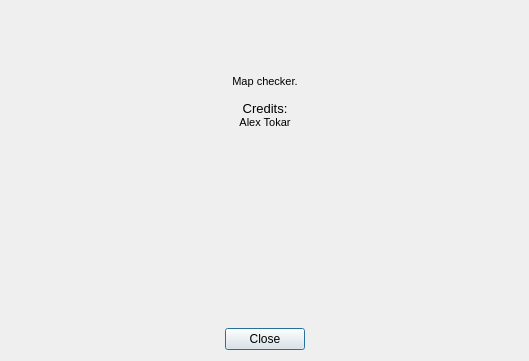
<?xml version="1.0" encoding="UTF-8"?>
<ui version="4.0">
 <class>DialogAbout</class>
 <widget class="QDialog" name="DialogAbout">
  <property name="geometry">
   <rect>
    <x>0</x>
    <y>0</y>
    <width>529</width>
    <height>361</height>
   </rect>
  </property>
  <property name="windowTitle">
   <string>About</string>
  </property>
  <property name="modal">
   <bool>true</bool>
  </property>
  <layout class="QGridLayout" name="gridLayout">
   <item row="0" column="0">
    <layout class="QGridLayout" name="gridLayout_4">
     <item row="0" column="2">
      <spacer name="verticalSpacer_3">
       <property name="orientation">
        <enum>Qt::Vertical</enum>
       </property>
       <property name="sizeHint" stdset="0">
        <size>
         <width>20</width>
         <height>40</height>
        </size>
       </property>
      </spacer>
     </item>
     <item row="1" column="0">
      <spacer name="horizontalSpacer_6">
       <property name="orientation">
        <enum>Qt::Horizontal</enum>
       </property>
       <property name="sizeHint" stdset="0">
        <size>
         <width>40</width>
         <height>20</height>
        </size>
       </property>
      </spacer>
     </item>
     <item row="3" column="2">
      <spacer name="verticalSpacer_4">
       <property name="orientation">
        <enum>Qt::Vertical</enum>
       </property>
       <property name="sizeHint" stdset="0">
        <size>
         <width>20</width>
         <height>40</height>
        </size>
       </property>
      </spacer>
     </item>
     <item row="1" column="3">
      <spacer name="horizontalSpacer_5">
       <property name="orientation">
        <enum>Qt::Horizontal</enum>
       </property>
       <property name="sizeHint" stdset="0">
        <size>
         <width>40</width>
         <height>20</height>
        </size>
       </property>
      </spacer>
     </item>
     <item row="1" column="2">
      <widget class="QTextEdit" name="textEdit_2">
       <property name="styleSheet">
        <string notr="true">background-color: rgba(0, 0, 0, 0);
border: 0;</string>
       </property>
       <property name="readOnly">
        <bool>true</bool>
       </property>
       <property name="html">
        <string>&lt;!DOCTYPE HTML PUBLIC &quot;-//W3C//DTD HTML 4.0//EN&quot; &quot;http://www.w3.org/TR/REC-html40/strict.dtd&quot;&gt;
&lt;html&gt;&lt;head&gt;&lt;meta name=&quot;qrichtext&quot; content=&quot;1&quot; /&gt;&lt;style type=&quot;text/css&quot;&gt;
p, li { white-space: pre-wrap; }
&lt;/style&gt;&lt;/head&gt;&lt;body style=&quot; font-family:'MS Shell Dlg 2'; font-size:7.8pt; font-weight:400; font-style:normal;&quot;&gt;
&lt;p align=&quot;center&quot; style=&quot; margin-top:0px; margin-bottom:0px; margin-left:0px; margin-right:0px; -qt-block-indent:0; text-indent:0px;&quot;&gt;&lt;span style=&quot; font-size:8pt;&quot;&gt;Map checker.&lt;/span&gt;&lt;/p&gt;
&lt;p align=&quot;center&quot; style=&quot;-qt-paragraph-type:empty; margin-top:0px; margin-bottom:0px; margin-left:0px; margin-right:0px; -qt-block-indent:0; text-indent:0px; font-size:8pt;&quot;&gt;&lt;br /&gt;&lt;/p&gt;
&lt;p align=&quot;center&quot; style=&quot; margin-top:0px; margin-bottom:0px; margin-left:0px; margin-right:0px; -qt-block-indent:0; text-indent:0px;&quot;&gt;&lt;span style=&quot; font-size:10pt;&quot;&gt;Credits:&lt;/span&gt;&lt;/p&gt;
&lt;p align=&quot;center&quot; style=&quot; margin-top:0px; margin-bottom:0px; margin-left:0px; margin-right:0px; -qt-block-indent:0; text-indent:0px;&quot;&gt;&lt;span style=&quot; font-size:8pt;&quot;&gt;Alex Tokar&lt;/span&gt;&lt;/p&gt;&lt;/body&gt;&lt;/html&gt;</string>
       </property>
      </widget>
     </item>
     <item row="4" column="2">
      <layout class="QGridLayout" name="gridLayout_5">
       <item row="0" column="1">
        <widget class="QPushButton" name="buttonClose">
         <property name="text">
          <string>Close</string>
         </property>
        </widget>
       </item>
       <item row="0" column="0">
        <spacer name="horizontalSpacer_7">
         <property name="orientation">
          <enum>Qt::Horizontal</enum>
         </property>
         <property name="sizeHint" stdset="0">
          <size>
           <width>40</width>
           <height>20</height>
          </size>
         </property>
        </spacer>
       </item>
       <item row="0" column="2">
        <spacer name="horizontalSpacer_8">
         <property name="orientation">
          <enum>Qt::Horizontal</enum>
         </property>
         <property name="sizeHint" stdset="0">
          <size>
           <width>40</width>
           <height>20</height>
          </size>
         </property>
        </spacer>
       </item>
      </layout>
     </item>
    </layout>
   </item>
  </layout>
 </widget>
 <resources/>
 <connections>
  <connection>
   <sender>buttonClose</sender>
   <signal>clicked()</signal>
   <receiver>DialogAbout</receiver>
   <slot>hide()</slot>
   <hints>
    <hint type="sourcelabel">
     <x>265</x>
     <y>333</y>
    </hint>
    <hint type="destinationlabel">
     <x>264</x>
     <y>180</y>
    </hint>
   </hints>
  </connection>
 </connections>
</ui>
